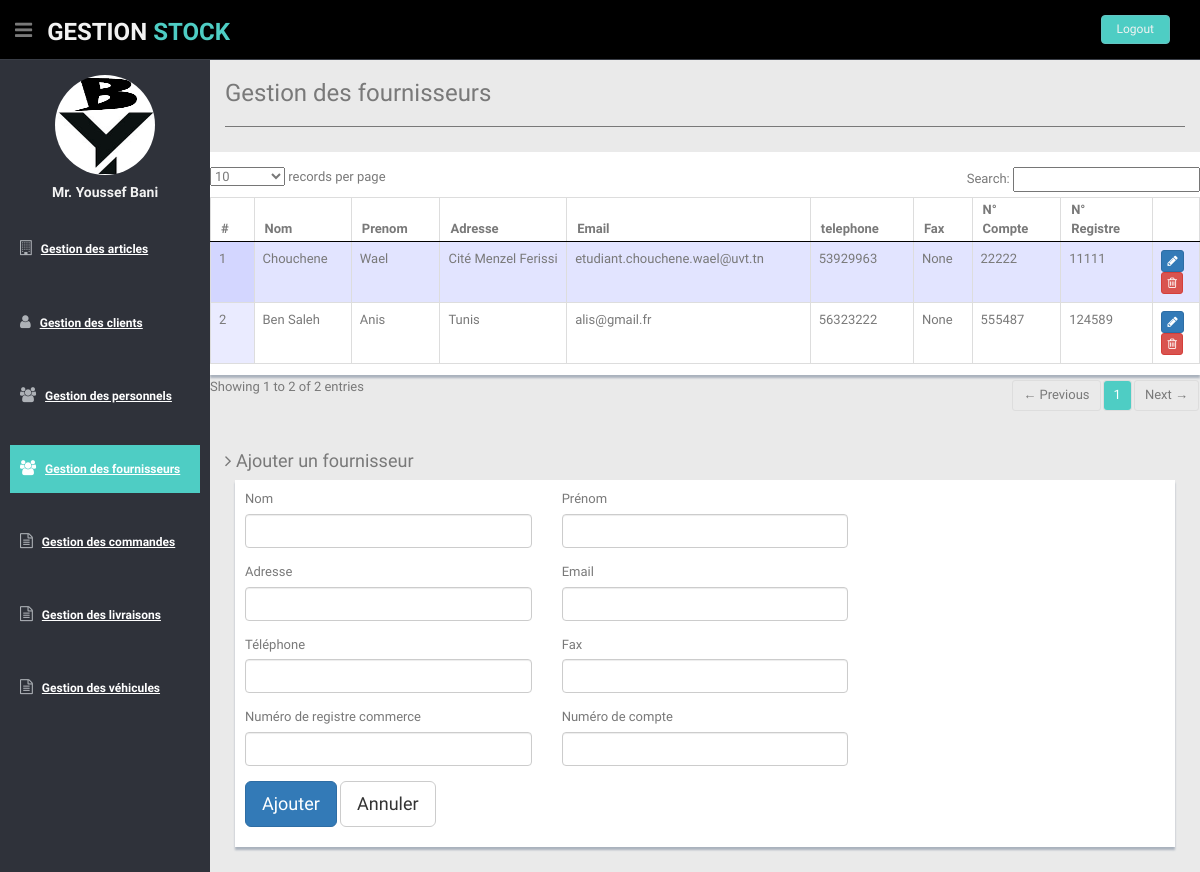
/gestionfournisseurs/fournisseurs (signed in), run on the app's committed database.
### gestionfournisseurs/models.py (models this page shows, shortened)
class Fournisseur(models.Model):
    id = models.AutoField(primary_key=True)
    nom = models.CharField(max_length=50)
    prenom = models.CharField(max_length=50)
    adresse = models.CharField(max_length=50)
    fax= models.CharField(max_length=50,null=True)
    telephone = models.CharField(max_length=20)
    email = models.CharField(max_length=50)
    num_compte = models.IntegerField()
    num_registre_commerce = models.IntegerField()
    class Meta:
        managed = True
        db_table = 'fournisseur'

### gestionfournisseurs/views.py (the view)
# urls.py: path('fournisseurs', views.fournisseurs, name='fournisseurs'),
@login_required(login_url='/gestionauthentifications/login')
def fournisseurs(request):
    fournisseurlist = Fournisseur.objects.all()
    return render(request, 'gestionfournisseurs/fournisseurs.html', {'fournisseursMenu':'active','fournisseurlist':fournisseurlist})

### gestionfournisseurs/templates/gestionfournisseurs/fournisseurs.html
{% extends 'gestionfournisseurs/fournisseurs_base.html' %}
{% load static %}
{% block subtitle %} Ajouter un fournisseur {% endblock %}
{% block form_action %}
    {% url 'gestionfournisseurs:ajouter_fournisseur' %}
{% endblock %}
{% block action_name %}
    Ajouter
{% endblock %}

### gestionfournisseurs/templates/gestionfournisseurs/fournisseurs_base.html (shortened to what this page needs)
{% extends 'genericfolder/base.html' %}
{% load static %}
{% block title %} Gestion des fournisseurs {% endblock %}
{% block contenu %}
<div class="row mt">
  {% if fournisseurlist %}
    <div class="content-panel">
      <div class="adv-table">
        <table cellpadding="0" cellspacing="0" border="0" class="display table table-bordered" id="hidden-table-info">
          <thead>
            <tr>
                <th> #</th>
                <th> Nom</th>
                <th> Prenom</th>
                <th> Adresse</th>
                <th> Email</th>
                <th> telephone</th>
                <th> Fax</th>
                <th> N° Compte</th>
                <th> N° Registre</th>
                <th></th>
            </tr>
          </thead>
          <tbody>
            {% for f in fournisseurlist %}
                 <tr>
                     <td> {{ forloop.counter }} </td>
                     <td> {{ f.nom}} </td>
                     <td> {{ f.prenom }}</td>
                     <td> {{ f.adresse }}</td>
                     <td> {{ f.email }}</td>
                     <td> {{ f.telephone }}</td>
                     <td> {{ f.fax }}</td>
                     <td> {{ f.num_compte }}</td>
                     <td> {{ f.num_registre_commerce }}</td>
                     <td>
                          <button onclick="if(confirm('êtes-vous sûr de vouloir modifier le fournisseur '+'{{f.nom}} {{f.prenom}}'+' ?')){location.href='{% url 'gestionfournisseurs:modifier_fournisseur' f.id %}'};"
                                 class="btn btn-primary btn-xs"><i class="fa fa-pencil"></i>
                        </button>
                         <button onclick="if(confirm('êtes-vous sûr de vouloir supprimer le fournisseur '+'{{f.nom}} {{f.prenom}}'+' ?')){location.href='{% url 'gestionfournisseurs:delete_fournisseur' f.id %}'};"
                                 class="btn btn-danger btn-xs">
                             <i class="fa fa-trash-o "></i>
                         </button>
                     </td>
                 </tr>
            {% endfor %}
          </tbody>
        </table>
      </div>
    </div>
  {% endif %}
  <div class="col-lg-12">
    <h4><i class="fa fa-angle-right"></i> {% block subtitle %}{% endblock %}</h4>
    <div class="form-panel">
        <form class="mbr-form" action="{% block form_action %}{% endblock %}" method="post" enctype="multipart/form-data"
              data-form-title="mobirise form"><input type="hidden" data-form-email="true"
            <div class="row row-sm-offset">
                <div class="col-md-4 multi-horizontal" data-for="id_agence">
                    <div class="form-group">
                        <label class="form-control-label mbr-fonts-style display-7" for="phone-form1-2w">Nom</label>
                         <input value="{{fournisseur.nom}}" type="text" class="form-control" name="nom" data-form-field="name"
                               required="" id="nom">
                    </div>
                </div>
                <div class="col-md-4 multi-horizontal" data-for="code_postale">
                    <div class="form-group">
                        <label class="form-control-label mbr-fonts-style display-7" for="phone-form1-2w">Prénom</label>
                         <input value="{{fournisseur.prenom}}" type="text" class="form-control" name="prenom" data-form-field="name"
                               required="" id="prenom">
                    </div>
                </div>
            </div>
            <div class="row row-sm-offset">
                <div class="col-md-4 multi-horizontal" data-for="nom">
                    <div class="form-group">
                        <label class="form-control-label mbr-fonts-style display-7"
                               for="name-form1-2w">Adresse </label>
                        <input value="{{fournisseur.adresse}}" type="text" class="form-control" name="adresse" data-form-field="name"
                               required="" id="adresse">
                    </div>
                </div>
                <div class="col-md-4 multi-horizontal" data-for="email">
                    <div class="form-group">
                        <label class="form-control-label mbr-fonts-style display-7" for="email-form1-2w">Email</label>
                        <input value="{{fournisseur.email}}" type="email" class="form-control" name="email" data-form-field="email"
                               required id="email">
                    </div>
                </div>
            </div>
             <div class="row row-sm-offset">
                <div class="col-md-4 multi-horizontal" data-for="prenom">
                    <div class="form-group">
                        <label class="form-control-label mbr-fonts-style display-7" for="phone-form1-2w">Téléphone</label>
                        <input value="{{fournisseur.telephone}}" type="tel" class="form-control" name="telephone" data-form-field="name"
                               required id="telephone">
                    </div>
                </div>
                 <div class="col-md-4 multi-horizontal" data-for="nom">
                    <div class="form-group">
                        <label class="form-control-label mbr-fonts-style display-7"
                               for="name-form1-2w">Fax </label>
                        <input value="{{fournisseur.fax}}" type="text" class="form-control" name="fax" data-form-field="name"
                               required="" id="adresse">
                    </div>
                </div>
            </div>
            <div class="row row-sm-offset">
                <div class="col-md-4 multi-horizontal" data-for="profession">
                    <div class="form-group">
                        <label class="form-control-label mbr-fonts-style display-7" for="phone-form1-2w"><span {% if error_message %}style="color: red;"{% endif %}>Numéro de registre commerce</span></label>
                        <input value="{{fournisseur.num_registre_commerce}}" type="tel" class="form-control" name="numregistrecommerce" data-form-field="username"
                               required id="numregistrecommerce">
                    </div>
                </div>
                <div class="col-md-4 multi-horizontal" data-for="phone">
                    <div class="form-group">
                        <label class="form-control-label mbr-fonts-style display-7" for="phone-form1-2w">Numéro de compte</label>
                        <input value="{{fournisseur.num_compte}}"  type="tel" class="form-control" name="numcompte" data-form-field="phone"
                               required id="numcompte">
                    </div>
                </div>
            </div>
            <p align="left">
                <button type="submit" class="btn btn-primary btn-lg">{% block action_name %}{% endblock %}</button>
                <button type="reset" class="btn btn-default btn-lg">Annuler</button>
            </p>
        </form>
    </div>
  </div>
</div>
{% endblock %}

### genericfolder/static/genericfolder/css/style.css (style rules this page uses)
body { color: #797979; background: #eaeaea; font-family: 'Ruda', sans-serif; padding: 0px !important; margin: 0px !important; font-size:13px; }
.mt { margin-top: 25px; }
.content-panel { background: #ffffff; box-shadow: 0px 3px 2px #aab2bd; padding-top: 15px; padding-bottom: 5px; }
.form-panel { background: #ffffff; margin: 10px; padding: 10px; box-shadow: 0px 3px 2px #aab2bd; text-align: left; }
label { font-weight: 400; }

### data on the page
Fournisseur: nom "Chouchene", prenom "Wael", adresse "Cité Menzel Ferissi", email "etudiant.chouchene.wael@uvt.tn", telephone "53929963", fax "None", num_compte "22222", num_registre_commerce "11111"
Fournisseur: nom "Ben Saleh", prenom "Anis", adresse "Tunis", email "alis@gmail.fr", telephone "56323222", fax "None", num_compte "555487", num_registre_commerce "124589"
